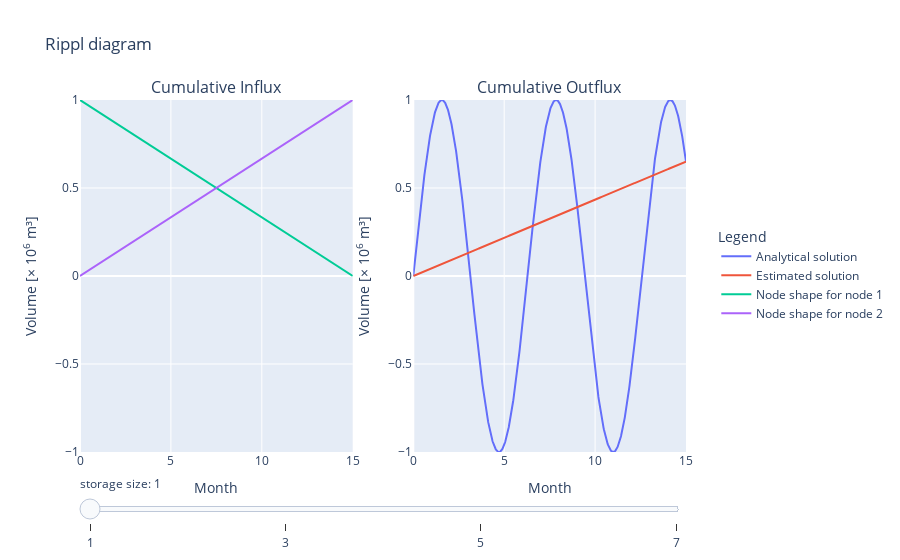

The code cell stored with this chart in its notebook:
### Code cell
# Colors
grey = '#eeeeee'  # light grey fill

# Prepare all the graphs that are to be plotted
range_elements = np.arange(1, 8, 2)

# Create subplots
fig = sp.make_subplots(rows=1, cols=2, subplot_titles=("Cumulative Influx", "Cumulative Outflux"))

base_traces_left = 2  # Number of traces in the left plot that are always visible
base_traces_right = 0  # Number of traces in the right plot that are always visible

# Add traces to the subplots
x_data, y_data, y_vals = shape_functions_applied(10)

# Add left plot traces (Cumulative Influx and Cumulative Outflux)
fig.add_trace(
    go.Scatter(
        visible=True,  # Show for the first value of a
        x=x_data,
        y=y_data,
        # line=dict(color='#6a8ba4'),
        mode='lines',
        name='Analytical solution'
    ),
    row=1,
    col=2
)


# Add traces to the subplots
for a in range_elements:

    x_data, y_data, y_vals = shape_functions_applied(a)

    fig.add_trace(
        go.Scatter(
            visible = True if a == range_elements[0] else False,  # Show for the first value of a
            x=x_data,
            y=y_vals,
            # line=dict(color='#FFA500'),
            mode='lines',
            name='Estimated solution'
        ),
        row=1,
        col=2
    )


# Add traces to the subplots
for a in range_elements:

    data = shape_functions_for_plot(a + 1)

    for i in range(1, a + 2):

        info = data[i]
        x, y = info['x'], info['y']

        # Add right plot traces (Cumulative Outflux for each 'a' value)
        fig.add_trace(
            go.Scatter(
                visible = True if a == range_elements[0] else False,
                x=x,
                y=y,
                mode='lines',
                name=f'Node shape for node {i}'
            ),
            row=1,
            col=1
        )

# Create and add slider
steps = []
for i in range(0, range_elements.shape[0]):

    a = range_elements[i]
    visarray = [False] * len(fig.data)

    visarray[0] = True
    visarray[i + 1] = True

    start_of_second_plot = 1 + len(range_elements)

    if i==0:
        start_index=start_of_second_plot
    else:
        start_index = start_of_second_plot + np.sum(range_elements[0:i]) + i

    num_lines = range_elements[i] + 1
    end_index = start_index + num_lines +1

    visarray[start_index:end_index] = [True] * (num_lines)
    
    step = dict(
        method="update",
        args=[{"visible": visarray}],
        label=str(round(range_elements[i], 1))
    )
    steps.append(step)

sliders = [dict(
    active=0,  # Show the first value of 'a' initially
    currentvalue={"prefix": r"storage size: "},
    steps=steps
)]

fig.update_layout(
    sliders=sliders,
    title="Rippl diagram",
    legend_title="Legend",
    legend=dict(
        x=1.05,  # Adjust the legend position
        y=0.5
    )
)

fig.update_xaxes(title_text=r'Month', row=1, col=1, range=[x_data[0], x_data[-1]])
fig.update_xaxes(title_text=r'Month', row=1, col=2, range=[x_data[0], x_data[-1]])

# Update y-axis properties
fig.update_yaxes(title_text='Volume [× 10<sup>6</sup> m³]', row=1, col=1, range=[-1, 1])
fig.update_yaxes(title_text='Volume [× 10<sup>6</sup> m³]', row=1, col=2, range=[-1, 1])

fig.show()

### Figure 1 — Plotly figure (JSON) as saved in the notebook; plotly's stock layout.template omitted (floating-point values rounded to 4 significant figures; data arrays with more than 128 entries replaced by an {"elided": "..."} marker saying what was removed)
{"data": [{"mode": "lines", "name": "Analytical solution", "type": "scatter", "visible": true, "x": {"elided": "1000 float values"}, "xaxis": "x2", "y": {"elided": "1000 float values"}, "yaxis": "y2"}, {"mode": "lines", "name": "Estimated solution", "type": "scatter", "visible": true, "x": {"elided": "1000 float values"}, "xaxis": "x2", "y": {"elided": "1000 float values"}, "yaxis": "y2"}, {"mode": "lines", "name": "Estimated solution", "type": "scatter", "visible": false, "x": {"elided": "1000 float values"}, "xaxis": "x2", "y": {"elided": "1000 float values"}, "yaxis": "y2"}, {"mode": "lines", "name": "Estimated solution", "type": "scatter", "visible": false, "x": {"elided": "1000 float values"}, "xaxis": "x2", "y": {"elided": "1000 float values"}, "yaxis": "y2"}, {"mode": "lines", "name": "Estimated solution", "type": "scatter", "visible": false, "x": {"elided": "1000 float values"}, "xaxis": "x2", "y": {"elided": "1000 float values"}, "yaxis": "y2"}, {"mode": "lines", "name": "Node shape for node 1", "type": "scatter", "visible": true, "x": [0, 15], "xaxis": "x", "y": [1, 0], "yaxis": "y"}, {"mode": "lines", "name": "Node shape for node 2", "type": "scatter", "visible": true, "x": [0, 15], "xaxis": "x", "y": [0, 1], "yaxis": "y"}, {"mode": "lines", "name": "Node shape for node 1", "type": "scatter", "visible": false, "x": [0, 5], "xaxis": "x", "y": [1, 0], "yaxis": "y"}, {"mode": "lines", "name": "Node shape for node 2", "type": "scatter", "visible": false, "x": [0, 5, 10], "xaxis": "x", "y": [0, 1, 0], "yaxis": "y"}, {"mode": "lines", "name": "Node shape for node 3", "type": "scatter", "visible": false, "x": [5, 10, 15], "xaxis": "x", "y": [0, 1, 0], "yaxis": "y"}, {"mode": "lines", "name": "Node shape for node 4", "type": "scatter", "visible": false, "x": [10, 15], "xaxis": "x", "y": [0, 1], "yaxis": "y"}, {"mode": "lines", "name": "Node shape for node 1", "type": "scatter", "visible": false, "x": [0, 3], "xaxis": "x", "y": [1, 0], "yaxis": "y"}, {"mode": "lines", "name": "Node shape for node 2", "type": "scatter", "visible": false, "x": [0, 3, 6], "xaxis": "x", "y": [0, 1, 0], "yaxis": "y"}, {"mode": "lines", "name": "Node shape for node 3", "type": "scatter", "visible": false, "x": [3, 6, 9], "xaxis": "x", "y": [0, 1, 0], "yaxis": "y"}, {"mode": "lines", "name": "Node shape for node 4", "type": "scatter", "visible": false, "x": [6, 9, 12], "xaxis": "x", "y": [0, 1, 0], "yaxis": "y"}, {"mode": "lines", "name": "Node shape for node 5", "type": "scatter", "visible": false, "x": [9, 12, 15], "xaxis": "x", "y": [0, 1, 0], "yaxis": "y"}, {"mode": "lines", "name": "Node shape for node 6", "type": "scatter", "visible": false, "x": [12, 15], "xaxis": "x", "y": [0, 1], "yaxis": "y"}, {"mode": "lines", "name": "Node shape for node 1", "type": "scatter", "visible": false, "x": [0, 2.143], "xaxis": "x", "y": [1, 0], "yaxis": "y"}, {"mode": "lines", "name": "Node shape for node 2", "type": "scatter", "visible": false, "x": [0, 2.143, 4.286], "xaxis": "x", "y": [0, 1, 0], "yaxis": "y"}, {"mode": "lines", "name": "Node shape for node 3", "type": "scatter", "visible": false, "x": [2.143, 4.286, 6.429], "xaxis": "x", "y": [0, 1, 0], "yaxis": "y"}, {"mode": "lines", "name": "Node shape for node 4", "type": "scatter", "visible": false, "x": [4.286, 6.429, 8.571], "xaxis": "x", "y": [0, 1, 0], "yaxis": "y"}, {"mode": "lines", "name": "Node shape for node 5", "type": "scatter", "visible": false, "x": [6.429, 8.571, 10.71], "xaxis": "x", "y": [0, 1, 0], "yaxis": "y"}, {"mode": "lines", "name": "Node shape for node 6", "type": "scatter", "visible": false, "x": [8.571, 10.71, 12.86], "xaxis": "x", "y": [0, 1, 0], "yaxis": "y"}, {"mode": "lines", "name": "Node shape for node 7", "type": "scatter", "visible": false, "x": [10.71, 12.86, 15], "xaxis": "x", "y": [0, 1, 0], "yaxis": "y"}, {"mode": "lines", "name": "Node shape for node 8", "type": "scatter", "visible": false, "x": [12.86, 15], "xaxis": "x", "y": [0, 1], "yaxis": "y"}], "layout": {"annotations": [{"font": {"size": 16}, "showarrow": false, "text": "Cumulative Influx", "x": 0.225, "xanchor": "center", "xref": "paper", "y": 1, "yanchor": "bottom", "yref": "paper"}, {"font": {"size": 16}, "showarrow": false, "text": "Cumulative Outflux", "x": 0.775, "xanchor": "center", "xref": "paper", "y": 1, "yanchor": "bottom", "yref": "paper"}], "legend": {"title": {"text": "Legend"}, "x": 1.05, "y": 0.5}, "sliders": [{"active": 0, "currentvalue": {"prefix": "storage size: "}, "steps": [{"args": [{"visible": [true, true, false, false, false, true, true, false, false, false, false, false, false, false, false, false, false, false, false, false, false, false, false, false]}], "label": "1", "method": "update"}, {"args": [{"visible": [true, false, true, false, false, false, false, true, true, true, true, false, false, false, false, false, false, false, false, false, false, false, false, false]}], "label": "3", "method": "update"}, {"args": [{"visible": [true, false, false, true, false, false, false, false, false, false, false, true, true, true, true, true, true, false, false, false, false, false, false, false]}], "label": "5", "method": "update"}, {"args": [{"visible": [true, false, false, false, true, false, false, false, false, false, false, false, false, false, false, false, false, true, true, true, true, true, true, true, true]}], "label": "7", "method": "update"}]}], "title": {"text": "Rippl diagram"}, "xaxis": {"anchor": "y", "domain": [0, 0.45], "range": [0, 15], "title": {"text": "Month"}}, "xaxis2": {"anchor": "y2", "domain": [0.55, 1], "range": [0, 15], "title": {"text": "Month"}}, "yaxis": {"anchor": "x", "domain": [0, 1], "range": [-1, 1], "title": {"text": "Volume [× 10<sup>6</sup> m³]"}}, "yaxis2": {"anchor": "x2", "domain": [0, 1], "range": [-1, 1], "title": {"text": "Volume [× 10<sup>6</sup> m³]"}}}}
